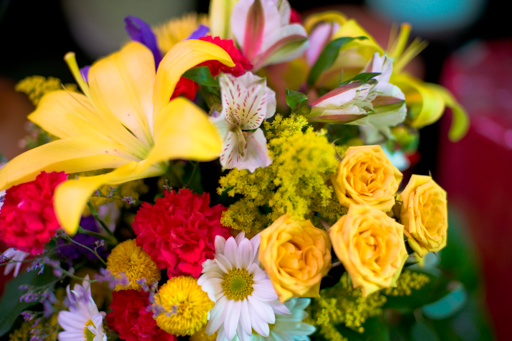
//> input picture denoise/bilateral_grid/cpu/images/input/demo.png, 512 x 341 px
$ ./bilateral_filter   (built with g++ and OpenCV 4)
//> lines starting //> are read from the running program, lines starting //| are printed output that depends on the picture
//> further down, noisy_image is the input picture: 341 rows x 512 cols, CV_8UC3; mean B, G, R 52.9, 103.3, 139.9
#include "utils.h"

namespace {
    template<typename T>
    inline T square(const T x) {
        return x * x;
    }

    inline double fast_exp(const double y) {
        double d;
        *(reinterpret_cast<int*>(&d) + 0) = 0;
        *(reinterpret_cast<int*>(&d) + 1) = static_cast<int>(1512775 * y + 1072632447);
        return d;
    }

    template<typename T>
    // [5 lines left out: function _fast_exp, not called in this run]
}


// 朴素版的双边滤波
// [66 lines left out: function bilateral_filtering, not called in this run]


cv::Mat bilateral_filtering_color(
        cv::Mat& noisy_image, const float spatial_sigma=4.0, const float range_sigma=0.1) {
//> called with spatial_sigma = 4, range_sigma = 0.2
    // 类型检查
    assert(noisy_image.channels() == 3 and "Only images of one channel are supported !");
    assert(noisy_image.type() == CV_8UC3 and "images with dynamic range of 0-255 are supported !");

    // 亮度域转到 0~1, 数据 float
    noisy_image.convertTo(noisy_image, CV_32FC3);
//> noisy_image: 341 rows x 512 cols, CV_32FC3
    noisy_image /= 255;

    // 获取图像信息
    const int H = noisy_image.rows;
//> H = 341
    const int W = noisy_image.cols;
//> W = 512
    const int C = noisy_image.channels();
//> C = 3

    // 根据标准差参数准备一些中间参数
    const int radius = std::ceil(3 * spatial_sigma); // 空间域滤波半径

    // 对原图做 padding
    cv::copyMakeBorder(noisy_image, noisy_image, radius, radius, radius, radius, cv::BORDER_REFLECT);
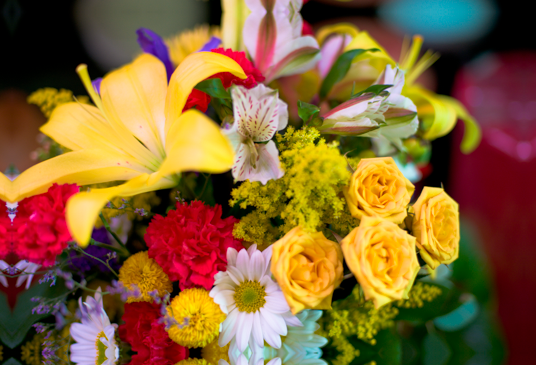
//> noisy_image: 365 rows x 536 cols, CV_32FC3; mean B, G, R 0.206, 0.386, 0.522
    const int W2 = noisy_image.cols; // 这里改了, 注意
//> W2 = 536

    // 准备一个空间率滤波模板
    const int kernel_size = square<int>(2 * radius + 1);
    int max_k = 0;
    std::vector<int> offset(kernel_size, 0);
    std::vector<float> spatial_weights(kernel_size, 0.f);
    const float spatial_sigma_inv = -0.5f / (spatial_sigma * spatial_sigma);
    for(int i = -radius; i <= radius; ++i) {
        for(int j = -radius; j <= radius; ++j) {
            spatial_weights[max_k] = std::exp(spatial_sigma_inv * (i * i + j * j));
            offset[max_k] = (i * W2 + j) * C;  // 注意这里每一行是 W2 个像素
            ++max_k;
        } // 不用对 spatial_weight 归一化, 最后卷积的时候归一化, 结果一样的
    }
//> after the loop, offset = 625 values from -19332 to 19332; max_k = 625

    // 准备值域权重需要的中间参数, 注意这里是 double, 不是 float
    const double range_sigma_inv = -0.5 / (range_sigma * range_sigma);

    // 准备一个结果存放滤波结果
    int cnt = 0;
    cv::Mat result(H, W, CV_8UC3);
    uchar* res_ptr = result.ptr<uchar>();

    // 开始双边滤波
    for(int i = 0; i < H; ++i) {
        float* const row_ptr = noisy_image.ptr<float>() + (radius + i) * W2 * C + radius * C;  // padding 图像中第 i 行第一个滤波中心的地址偏移量
        for(int j = 0; j < W; ++j) {
            const int p = C * j; // 当前偏移量
            std::vector<float> intensity_sum(C, 0.f); // 存储这一个点, 在 r, g, b 三通道上的累计灰度值
            float weight_sum = 0.f;   // 存储这个位置, 在空间域上的权重 * rgb 三通道在亮度域上的权重之积
            for(int k = 0; k < max_k; ++k) {
                float weight = 1.f;   // 初始化为 1
                for(int ch = 0; ch < C; ++ch) {
                    float diff = row_ptr[p + ch + offset[k]] - row_ptr[p + ch]; // r, g, b 对应像素做亮度域权重的计算
                    weight *= fast_exp(range_sigma_inv * square<float>(diff)); // 做累乘
                }
                weight *= spatial_weights[k];  // 乘以空间域上的权重
                weight_sum += weight;          // 权重累加, 最后归一化
                for(int ch = 0; ch < C; ++ch)  // 遍历这个窗口, r, g, b 每个点各自计算邻域的加权和
                    intensity_sum[ch] += weight * row_ptr[p + ch + offset[k]];  // 当前点 p, 的第 ch 个通道, 平面偏移 k
            }
            for(int ch = 0; ch < C; ++ch)
                res_ptr[cnt++] = cv::saturate_cast<uchar>(255 * intensity_sum[ch] / weight_sum);
        }
    }
//> this loop made 341 passes
//> cnt on passes 1 to 3: 1536, 3072, 4608
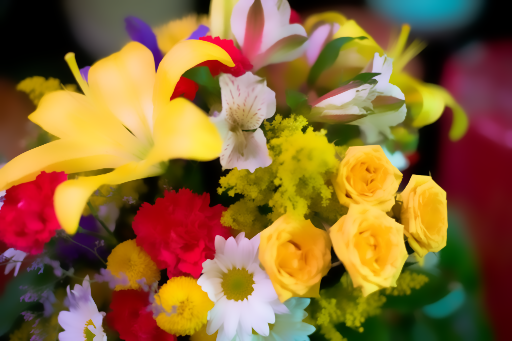
//> result: 341 rows x 512 cols, CV_8UC3; mean B, G, R 52.9, 103.4, 140
//> after the loop, cnt = 523776
    return result;
}


int main() {
    std::setbuf(stdout, 0);

    // 测试单通道
    if(false) {
        // 读取图像
        cv::Mat noisy_image = cv::imread("./images/input/example.png", 0);
        auto smoothed = bilateral_filtering(
                noisy_image, 4.0, 0.2);
        cv_show(smoothed);
        cv_write(smoothed, "./images/output/pure_bilateral_result.png");
    }
    // 测试三通道一起做双边滤波的情形
    else {
        cv::Mat noisy_image = cv::imread("./images/input/demo.png");
        assert(not noisy_image.empty() and "failed to load image");
        auto smoothed = bilateral_filtering_color(noisy_image, 4.0, 0.2);
        cv_show(smoothed);
//> (this line was passed over: cv_show is not available in this run)
    }

    return 0;
}
